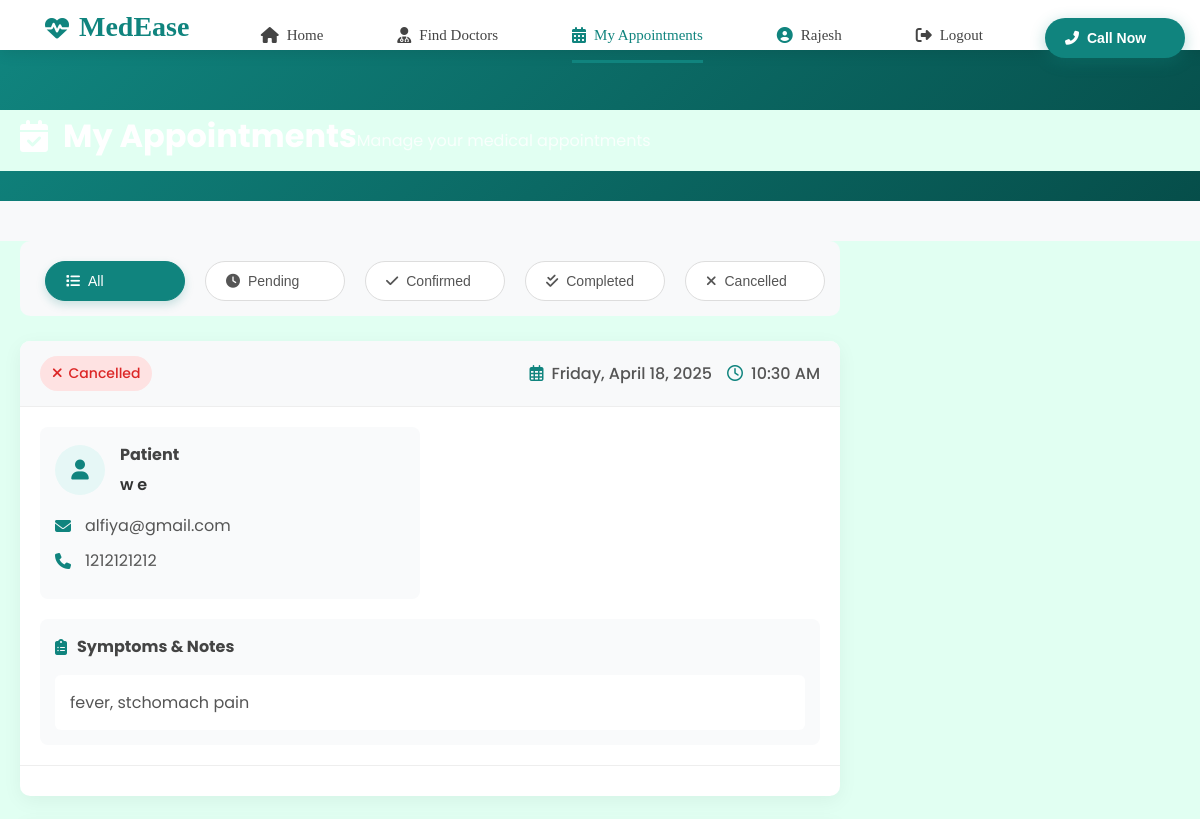
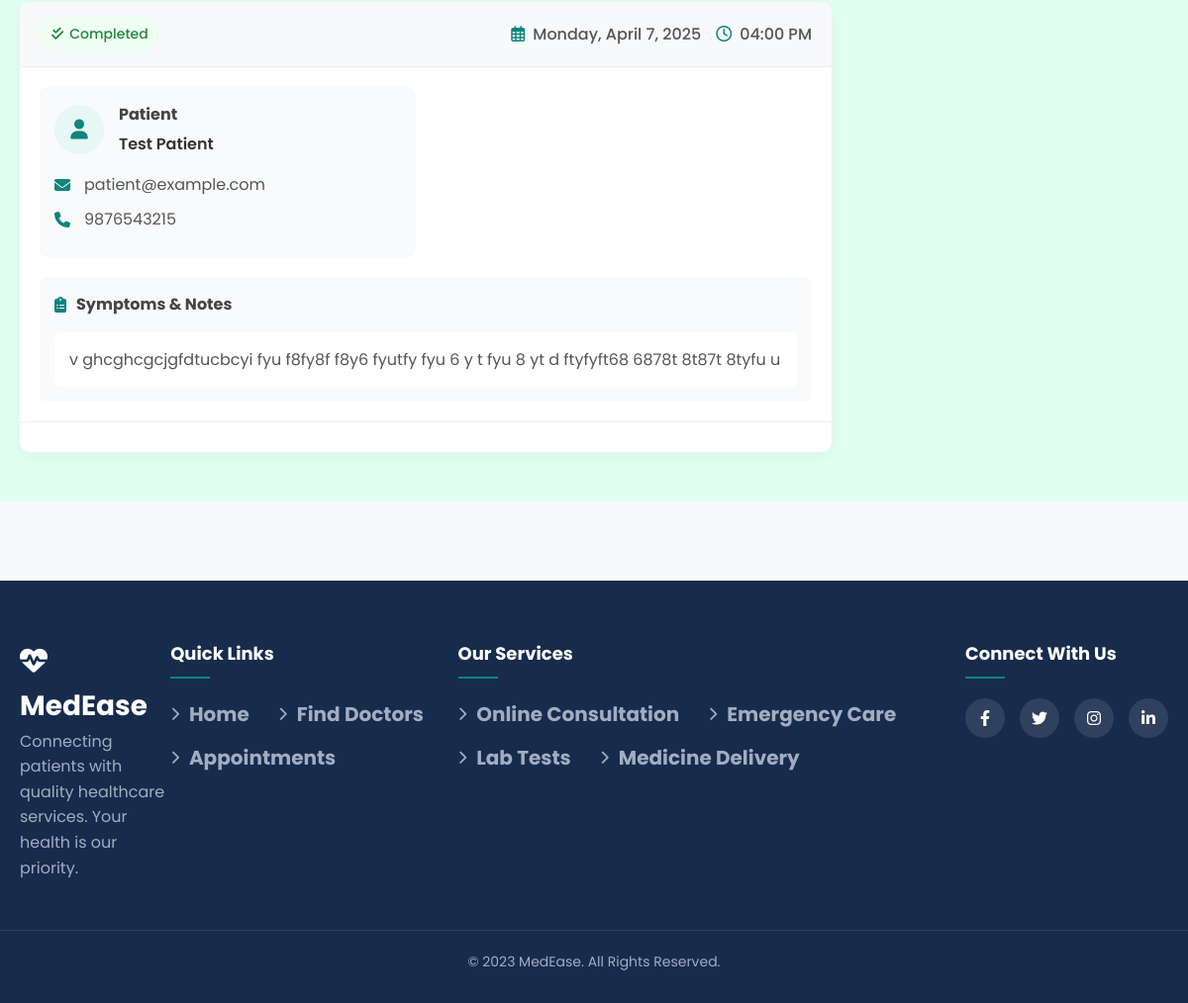
/appointments/ (signed in), run on the app's committed database (2 pictures, top to bottom).
### members/models.py (models this page shows, shortened)
class User(AbstractUser):
    username=None
    email=models.EmailField(unique=True)
    mobile=models.CharField(max_length=14)
    city=models.CharField(max_length=100)
    is_patient = models.BooleanField(default=True)
    is_doctor = models.BooleanField(default=False)
    is_hospital_admin = models.BooleanField(default=False)
    objects=UserManager()
    USERNAME_FIELD='email'
    REQUIRED_FIELDS=[]

class Appointment(models.Model):
    STATUS_CHOICES = (
        ('pending', 'Pending'),
        ('confirmed', 'Confirmed'),
        ('completed', 'Completed'),
        ('cancelled', 'Cancelled'),
    )
    id = models.UUIDField(primary_key=True, default=uuid.uuid4, editable=False)
    patient = models.ForeignKey(User, on_delete=models.CASCADE, related_name='patient_appointments')
    doctor = models.ForeignKey(Doctor, on_delete=models.CASCADE, related_name='doctor_appointments')
    appointment_date = models.DateField()
    appointment_time = models.TimeField()
    created_at = models.DateTimeField(auto_now_add=True)
    updated_at = models.DateTimeField(auto_now=True)
    status = models.CharField(max_length=20, choices=STATUS_CHOICES, default='pending')
    symptoms = models.TextField(blank=True, null=True)

### members/views.py (the view)
# urls.py: path('appointments/', member_views.my_appointments, name='my_appointments'),
@login_required
def my_appointments(request):
    if request.user.is_doctor:
        doctor = Doctor.objects.get(user=request.user)
        appointments = Appointment.objects.filter(doctor=doctor).order_by('-appointment_date')
    else:
        appointments = Appointment.objects.filter(patient=request.user).order_by('-appointment_date')
    context = {
        'appointments': appointments
    }
    return render(request, 'my_appointments.html', context)

### templates/my_appointments.html (shortened to what this page needs)
{% extends 'base.html' %}
{% block content %}
<div class="appointments-page">
    <div class="page-header">
        <div class="container">
            <h1><i class="fas fa-calendar-check"></i> My Appointments</h1>
            <p>Manage your medical appointments</p>
        </div>
    </div>
    <div class="container">
        {% if appointments %}
        <div class="appointments-section">
            <div class="appointment-filters">
                <button class="filter-btn active" data-filter="all">
                    <i class="fas fa-list"></i> All
                </button>
                <button class="filter-btn" data-filter="pending">
                    <i class="fas fa-clock"></i> Pending
                </button>
                <button class="filter-btn" data-filter="confirmed">
                    <i class="fas fa-check"></i> Confirmed
                </button>
                <button class="filter-btn" data-filter="completed">
                    <i class="fas fa-check-double"></i> Completed
                </button>
                <button class="filter-btn" data-filter="cancelled">
                    <i class="fas fa-times"></i> Cancelled
                </button>
            </div>
            <div class="appointment-list">
                {% for appointment in appointments %}
                <div class="appointment-card" data-status="{{ appointment.status }}">
                    <div class="appointment-header">
                        <div class="appointment-status-badge status-{{ appointment.status }}">
                            <i class="
                                {% if appointment.status == 'pending' %}fas fa-clock
                                {% elif appointment.status == 'confirmed' %}fas fa-check
                                {% elif appointment.status == 'completed' %}fas fa-check-double
                                {% else %}fas fa-times
                                {% endif %}
                            "></i>
                            {{ appointment.get_status_display }}
                        </div>
                        <div class="appointment-datetime">
                            <i class="far fa-calendar-alt"></i>
                            {{ appointment.appointment_date|date:"l, F j, Y" }}
                            <span class="time">
                                <i class="far fa-clock"></i>
                                {{ appointment.appointment_time|time:"h:i A" }}
                            </span>
                        </div>
                    </div>
                    <div class="appointment-details">
                        {% if user.is_doctor %}
                        <div class="appointment-patient-info">
                            <div class="info-header">
                                <div class="avatar">
                                    <i class="fas fa-user"></i>
                                </div>
                                <div class="info-title">
                                    <h3>Patient</h3>
                                    <p>{{ appointment.patient.first_name }} {{ appointment.patient.last_name }}</p>
                                </div>
                            </div>
                            <div class="contact-info">
                                <p><i class="fas fa-envelope"></i> {{ appointment.patient.email }}</p>
                                <p><i class="fas fa-phone"></i> {{ appointment.patient.mobile }}</p>
                            </div>
                        </div>
                        {% endif %}
                        {% if appointment.symptoms %}
                        <div class="appointment-symptoms">
                            <h3><i class="fas fa-clipboard-list"></i> Symptoms & Notes</h3>
                            <div class="symptoms-content">
                                <p>{{ appointment.symptoms }}</p>
                            </div>
                        </div>
                        {% endif %}
                    </div>
                    <div class="appointment-actions">
                    </div>
                </div>
                {% endfor %}
            </div>
        </div>
        {% endif %}
    </div>
</div>
{% endblock %}

### templates/base.html (shortened to what this page needs)
<!DOCTYPE html>
<html lang="en">
<head>
    <link rel="stylesheet" href="https://cdnjs.cloudflare.com/ajax/libs/font-awesome/6.4.0/css/all.min.css">
    <link rel="stylesheet" href="/static/css/style.css">
</head>
<body>
    <nav class="navbar">
        <div class="navdiv">
            <div class="logo"><a href="/"><i class="fas fa-heartbeat"></i>MedEase</a></div>
            <div class="nav-wrapper">
                <ul id="nav-menu">
                    <li class="{% if request.path == '/' %}active{% endif %}">
                        <a href="/"><i class="fas fa-home"></i> Home</a>
                    </li>
                    <li class="{% if '/doctors/' in request.path %}active{% endif %}">
                        <a href="/doctors/"><i class="fas fa-user-md"></i> Find Doctors</a>
                    </li>
                    {% if user.is_authenticated %}
                    {% if user.is_doctor %}
                    <li class="{% if '/appointments/' in request.path %}active{% endif %}">
                        <a href="/appointments/"><i class="fas fa-calendar-alt"></i> My Appointments</a>
                    </li>
                    {% elif user.is_hospital_admin %}
                    <li class="{% if '/admin/' in request.path %}active{% endif %}">
                        <a href="{% url 'admin_dashboard' %}"><i class="fas fa-chart-line"></i> Admin Dashboard</a>
                    </li>
                    {% else %}
                    <li class="{% if '/appointments/' in request.path %}active{% endif %}">
                        <a href="/appointments/"><i class="fas fa-calendar-alt"></i> My Appointments</a>
                    </li>
                    {% endif %}
                    <li class="user-welcome">
                        <a href="#"><i class="fas fa-user-circle"></i> {{ user.first_name }}</a>
                    </li>
                    <li>
                        <a href="/logout/"><i class="fas fa-sign-out-alt"></i> Logout</a>
                    </li>
                    {% endif %}
                </ul>
                <button class="call-btn" id="call-btn">
                    <a href="javascript:void(0)"><i class="fas fa-phone-alt"></i> Call Now</a>
                </button>
            </div>
        </div>
    </nav>
    <main>
        {% block content %}{% endblock %}
    </main>
    <footer>
        <div class="footer-content">
            <div class="footer-logo">
                <h1><i class="fas fa-heartbeat"></i> MedEase</h1>
                <p>Connecting patients with quality healthcare services. Your health is our priority.</p>
            </div>
            <div class="footer-links">
                <h3>Quick Links</h3>
                <ul>
                    <li><a href="/"><i class="fas fa-chevron-right"></i> Home</a></li>
                    <li><a href="/doctors/"><i class="fas fa-chevron-right"></i> Find Doctors</a></li>
                    <li><a href="/appointments/"><i class="fas fa-chevron-right"></i> Appointments</a></li>
                </ul>
            </div>
            <div class="footer-links">
                <h3>Our Services</h3>
                <ul>
                    <li><a href="#"><i class="fas fa-chevron-right"></i> Online Consultation</a></li>
                    <li><a href="#"><i class="fas fa-chevron-right"></i> Emergency Care</a></li>
                    <li><a href="#"><i class="fas fa-chevron-right"></i> Lab Tests</a></li>
                    <li><a href="#"><i class="fas fa-chevron-right"></i> Medicine Delivery</a></li>
                </ul>
            </div>
            <div class="footer-social">
                <h3>Connect With Us</h3>
                <div class="social-icons">
                    <a href="#"><i class="fab fa-facebook-f"></i></a>
                    <a href="#"><i class="fab fa-twitter"></i></a>
                    <a href="#"><i class="fab fa-instagram"></i></a>
                    <a href="#"><i class="fab fa-linkedin-in"></i></a>
                </div>
            </div>
        </div>
        <div class="copyright">
            <p>&copy; 2023 MedEase. All Rights Reserved.</p>
        </div>
    </footer>
</body>
</html>

### static/css/style.css (style rules this page uses)
* { text-decoration: none; padding: 0; margin: 0; }
.navbar { background-color: teal; font-family: calibri; padding-right: 15px; padding-left: 15px; height: 50px; }
.navdiv { display: flex; align-items: center; justify-content: space-between; }
.logo a { font-size: 30px; font-weight: 600; color: white; padding-bottom: 10%; }
li { list-style: name; display: inline-block; }
li a { color: white; font-size: 20px; font-weight: bold; margin-right: 25px; }
button { background-color: white; margin-left: 10px; margin-top: 5px; border-radius: 10px; padding: 10px; width: 140px; height: 40px; }
button a { color: rgb(0, 148, 118); font-weight: bold; font-size: 15px; }
.container { background-color: rgb(225, 255, 242); display: flex; align-items: center; }

### templates/my_appointments.html (style rules this page uses)
.page-header { background: linear-gradient(135deg, #10847e 0%, #064e4a 100%); color: white; padding: 60px 0 30px; margin-bottom: 40px; }
.page-header h1 { margin: 0 0 10px; font-size: 32px; display: flex; align-items: center; }
.page-header h1 i { margin-right: 15px; }
.page-header p { margin: 0; opacity: 0.8; }
.container { max-width: 1200px; margin: 0 auto; padding: 0 20px; }
.appointments-section { margin-bottom: 50px; }
.appointment-filters { display: flex; flex-wrap: wrap; gap: 10px; margin-bottom: 25px; background-color: #f8f9fa; padding: 15px; border-radius: 10px; }
.filter-btn { background-color: white; border: 1px solid #ddd; border-radius: 50px; padding: 10px 20px; font-size: 14px; font-weight: 500; color: #555; cursor: pointer; transition: all 0.3s ease; display: flex; align-items: center; }
.filter-btn i { margin-right: 8px; }
.filter-btn.active { background-color: #10847e; color: white; border-color: #10847e; box-shadow: 0 4px 10px rgba(16, 132, 126, 0.2); }
.appointment-list { display: flex; flex-direction: column; gap: 25px; }
.appointment-card { background-color: white; border-radius: 10px; box-shadow: 0 5px 20px rgba(0, 0, 0, 0.05); overflow: hidden; transition: all 0.3s ease; }
.appointment-header { display: flex; justify-content: space-between; align-items: center; padding: 15px 20px; background-color: #f8f9fa; border-bottom: 1px solid #eee; }
.appointment-status-badge { display: inline-flex; align-items: center; padding: 6px 12px; border-radius: 50px; font-size: 14px; font-weight: 500; }
.appointment-status-badge i { margin-right: 6px; }
.status-completed { background-color: #f0fff4; color: #22863a; }
.status-cancelled { background-color: #fee2e2; color: #dc2626; }
.appointment-datetime { display: flex; align-items: center; font-weight: 500; color: #555; }
.appointment-datetime i { margin-right: 8px; color: #10847e; }
.appointment-datetime .time { margin-left: 15px; display: inline-flex; align-items: center; }
.appointment-details { padding: 20px; display: grid; grid-template-columns: repeat(auto-fit, minmax(300px, 1fr)); gap: 20px; }
.appointment-doctor-info, .appointment-patient-info { padding: 15px; border-radius: 8px; background-color: #f9fafb; }
.info-header { display: flex; align-items: center; margin-bottom: 15px; }
.avatar { width: 50px; height: 50px; border-radius: 50%; background-color: #e6f7f6; display: flex; align-items: center; justify-content: center; margin-right: 15px; }
.avatar i { font-size: 20px; color: #10847e; }
.info-title h3 { margin: 0 0 5px; font-size: 16px; color: #444; }
.info-title p { margin: 0; font-weight: 600; color: #333; }
.contact-info p, .location-info p { margin: 10px 0; display: flex; align-items: center; color: #555; }
.contact-info i, .location-info i { width: 20px; margin-right: 10px; color: #10847e; }
.appointment-symptoms { grid-column: 1 / -1; padding: 15px; background-color: #f9fafb; border-radius: 8px; }
.appointment-symptoms h3 { margin: 0 0 15px; font-size: 16px; color: #444; display: flex; align-items: center; }
.appointment-symptoms h3 i { margin-right: 10px; color: #10847e; }
.symptoms-content { background-color: white; border-radius: 6px; padding: 15px; color: #555; }
.symptoms-content p { margin: 0; }
.appointment-actions { padding: 15px 20px; border-top: 1px solid #eee; display: flex; gap: 15px; flex-wrap: wrap; }

### data on the page
User: first_name "Rajesh"
Appointment: status "Cancelled", appointment_date "Friday, April 18, 2025", appointment_time "10:30 AM", patient.first_name "w", patient.last_name "e", patient.email "alfiya@gmail.com", patient.mobile "1212121212", symptoms "fever, stchomach pain"
Appointment: status "Completed", appointment_date "Monday, April 7, 2025", appointment_time "04:00 PM", patient.first_name "Test", patient.last_name "Patient", patient.email "patient@example.com", patient.mobile "9876543215", symptoms "v ghcghcgcjgfdtucbcyi fyu f8fy8f f8y6 fyutfy fyu 6 y t fyu 8 yt d ftyfyft68 6878t 8t87t 8tyfu u"
